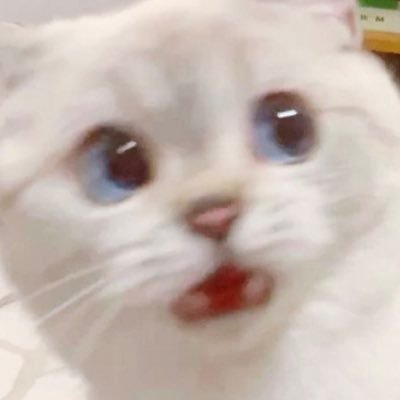
#> input picture 5image.jpg, 400 x 400 px
$ python 5.7.py
#> lines starting #> are read from the running program, lines starting #| are printed output that depends on the picture
import cv2
import imutils
img = cv2.imread("5image.jpg")
#> img is the input picture: shape (400, 400, 3); mean B, G, R 176.9, 185, 199
(h, w) = img.shape[:2]
#> h = 400; w = 400
(cX, cY) = (w // 2, h // 2)
#> cX = 200; cY = 200
M = cv2.getRotationMatrix2D((cX, cY), 60, 1.0)
rotated_cv = cv2.warpAffine(img, M, (w, h))
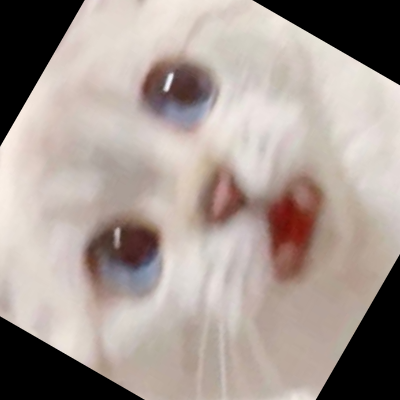
#> rotated_cv: shape (400, 400, 3); mean B, G, R 146.6, 153, 165.4

rotated_imutils = imutils.rotate(img, 60)

cv2.imshow("OpenCV", rotated_cv)
cv2.imshow("imutils", rotated_imutils)
cv2.waitKey(0)

$ run again, with 3image.jpg copied over 5image.jpg
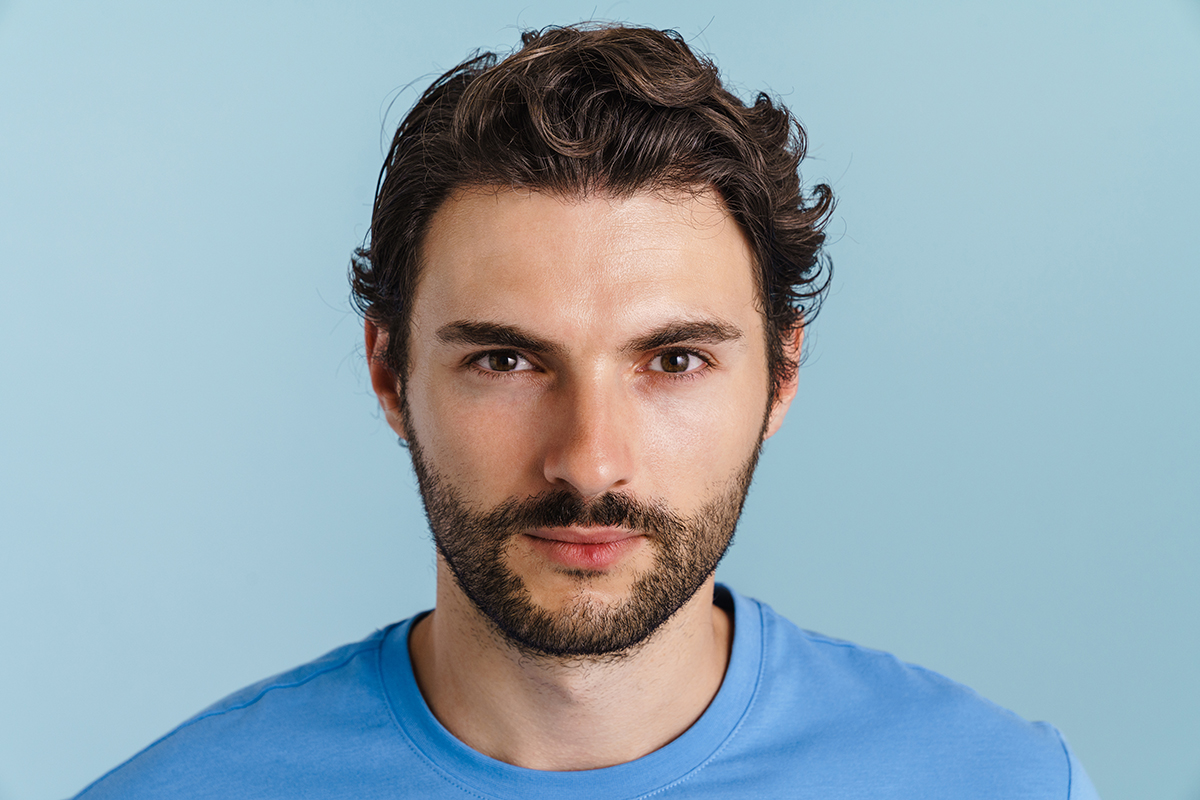
#> input picture 3image.jpg, 1200 x 800 px
#> img is the input picture: shape (800, 1200, 3); mean B, G, R 178.8, 168.4, 148.8
#> `rotated_cv = cv2.warpAffine(img, M, (w, h))`:
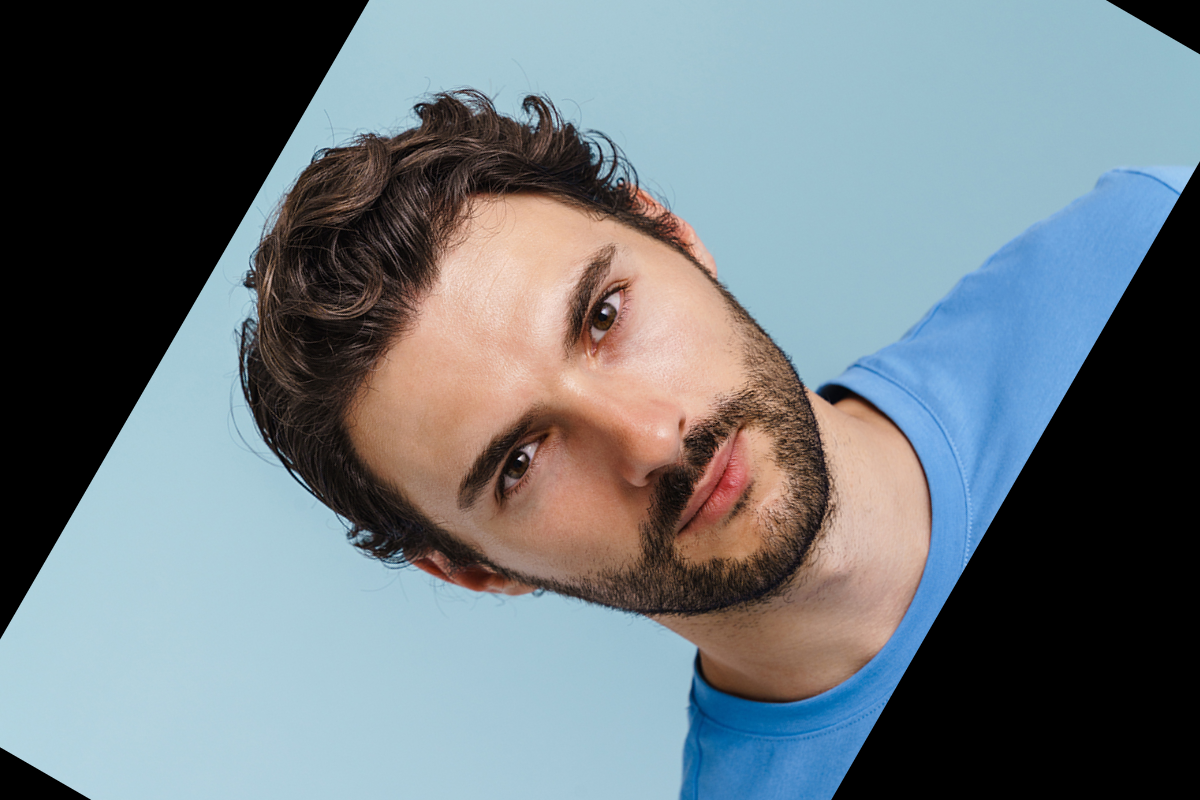
#> rotated_cv: shape (800, 1200, 3); mean B, G, R 125.4, 119.3, 108.9

$ run again, with 4image.jpg copied over 5image.jpg
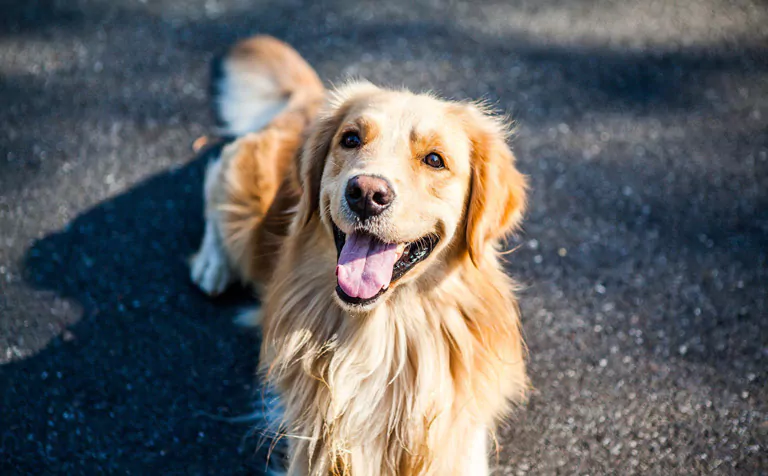
#> input picture 4image.jpg, 768 x 476 px
#> img is the input picture: shape (476, 768, 3); mean B, G, R 99.7, 98.5, 97.9
#> `rotated_cv = cv2.warpAffine(img, M, (w, h))`:
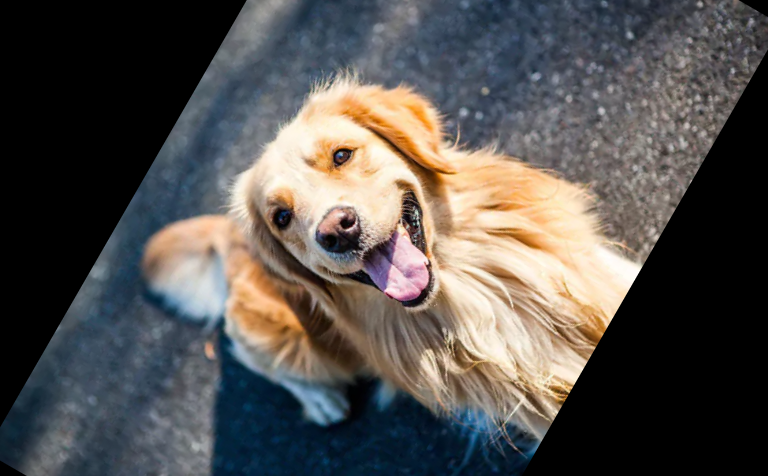
#> rotated_cv: shape (476, 768, 3); mean B, G, R 79.2, 82.1, 85.5

$ run again, with 6image.jpg copied over 5image.jpg
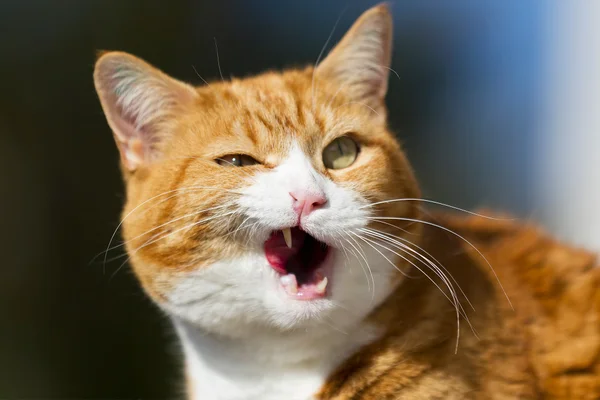
#> input picture 6image.jpg, 600 x 400 px
#> img is the input picture: shape (400, 600, 3); mean B, G, R 79.9, 100.4, 114.6
#> `rotated_cv = cv2.warpAffine(img, M, (w, h))`:
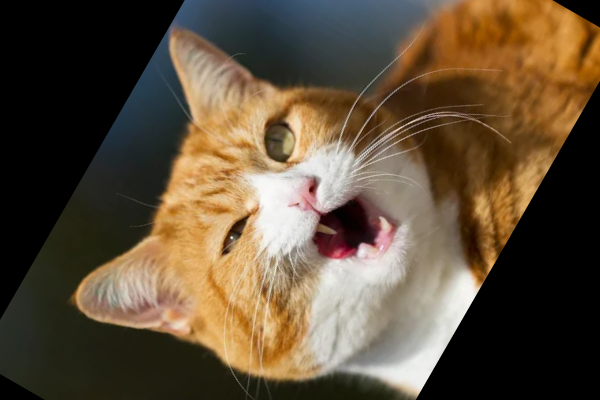
#> rotated_cv: shape (400, 600, 3); mean B, G, R 57.8, 78.5, 94.6
